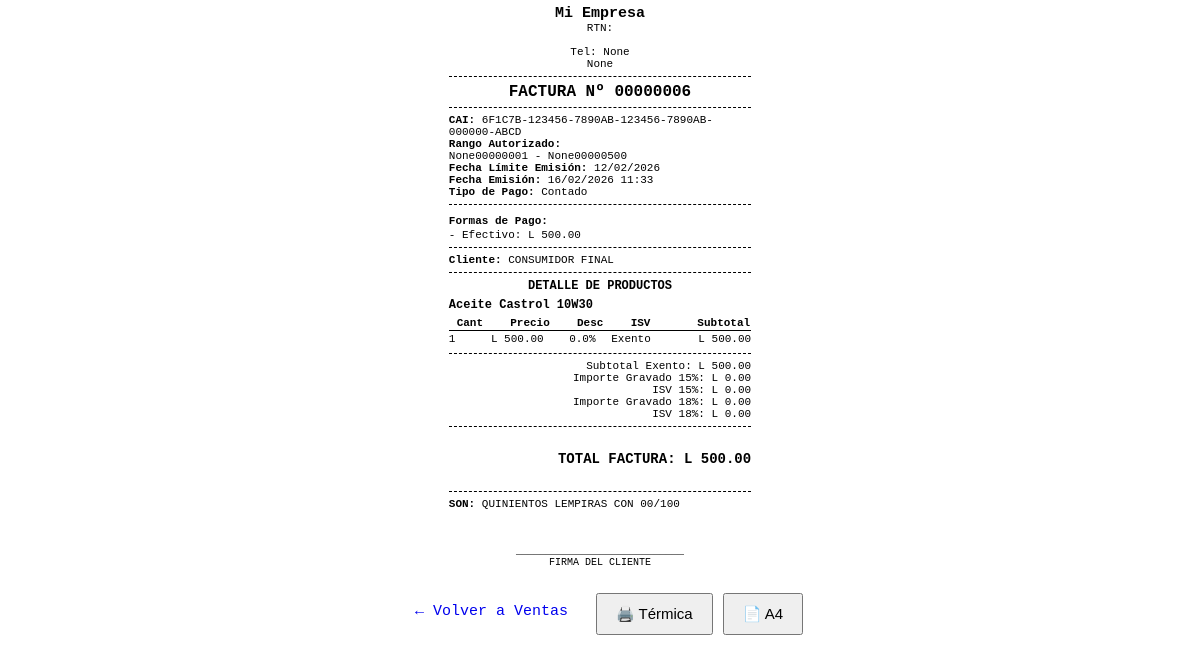
The app's page /ventas/factura/8/ (signed in) with its own data.
### configuracion/models.py (models this page shows, shortened)
class EmpresaConfig(models.Model):
    empresa = models.OneToOneField(Empresa, on_delete=models.CASCADE, related_name="config")
    nombre = models.CharField(max_length=150)
    rtn = models.CharField(max_length=20, blank=True, null=True)
    direccion = models.CharField(max_length=255, blank=True, null=True)
    telefono = models.CharField(max_length=20, blank=True, null=True)
    correo = models.EmailField(max_length=150, blank=True, null=True)
    moneda = models.CharField(max_length=10, default="L")
    isv_default = models.DecimalField(max_digits=5, decimal_places=2, default=0.15)
    actualizado = models.DateTimeField(auto_now=True)

### ventas/models.py (models this page shows, shortened)
class Venta(models.Model):
    fecha = models.DateTimeField(auto_now_add=True)
    total = models.DecimalField(max_digits=12, decimal_places=2, default=Decimal('0.00'))
    subtotal_exento = models.DecimalField(max_digits=12, decimal_places=2, default=Decimal('0.00'))
    subtotal_g15 = models.DecimalField(max_digits=12, decimal_places=2, default=Decimal('0.00'))
    subtotal_g18 = models.DecimalField(max_digits=12, decimal_places=2, default=Decimal('0.00'))
    impuesto_15 = models.DecimalField(max_digits=12, decimal_places=2, default=Decimal('0.00'))
    impuesto_18 = models.DecimalField(max_digits=12, decimal_places=2, default=Decimal('0.00'))
    cliente = models.ForeignKey(
        'clientes.Cliente',
        on_delete=models.SET_NULL,
        null=True,
        blank=True,
        default=None
    )
    tipo_pago = models.CharField(
        max_length=10,
        choices=[('contado', 'Contado'), ('credito', 'Crédito')],
        default='contado'
    )
    cai = models.ForeignKey(
        'cai.Cai',
        on_delete=models.SET_NULL,
        null=True,
        blank=True
    )
    numero_factura = models.CharField(max_length=30, null=True, blank=True)

class Pago(models.Model):
    METODOS = [
        ('efectivo', 'Efectivo'),
        ('tarjeta', 'Tarjeta'),
        ('transferencia', 'Transferencia'),
        ('otro', 'Otro'),  #
    ]
    venta = models.ForeignKey('Venta', on_delete=models.CASCADE, related_name='pagos')
    metodo = models.CharField(max_length=20, choices=METODOS)
    monto = models.DecimalField(max_digits=12, decimal_places=2, default=Decimal('0.00'))
    fecha = models.DateTimeField(auto_now_add=True)
    referencia = models.CharField(
        max_length=100, blank=True, null=True,
        help_text="Número de referencia o autorización"
    )

class DetalleVenta(models.Model):
    venta = models.ForeignKey('ventas.Venta', on_delete=models.CASCADE, related_name='detalles')
    producto = models.ForeignKey('productos.Producto', on_delete=models.CASCADE)
    cantidad = models.IntegerField()
    precio_unitario = models.DecimalField(max_digits=10, decimal_places=2)  # precio original
    descuento = models.DecimalField(max_digits=5, decimal_places=2, default=0)  # % descuento
    subtotal = models.DecimalField(max_digits=12, decimal_places=2, default=Decimal('0.00'))  # subtotal sin impuesto
    impuesto = models.DecimalField(max_digits=12, decimal_places=2, default=Decimal('0.00'))  # monto de impuesto (ISV)
    total_linea = models.DecimalField(max_digits=12, decimal_places=2, default=Decimal('0.00'))  # subtotal + impuesto

### cai/models.py (models this page shows, shortened)
class Cai(models.Model):
    codigo = models.CharField("Código CAI", max_length=50, unique=True)
    prefijo = models.CharField("Prefijo SAR", max_length=20, blank=True, null=True)
    rango_inicial = models.PositiveIntegerField("Correlativo inicial")
    rango_final = models.PositiveIntegerField("Correlativo final")
    correlativo_actual = models.PositiveIntegerField("Siguiente correlativo")
    fecha_limite = models.DateField("Fecha límite de emisión")
    activo = models.BooleanField("Activo", default=True)

### clientes/models.py (models this page shows, shortened)
class Cliente(models.Model):
    nombre = models.CharField(max_length=150)
    rtn = models.CharField(max_length=20, blank=True, null=True)
    direccion = models.CharField(max_length=255, blank=True, null=True)
    telefono = models.CharField(max_length=20, blank=True, null=True)

### productos/models.py (models this page shows, shortened)
class Producto(models.Model):
    TIPO_IMPUESTO_CHOICES = [
        ('E', 'Exento'),
        ('G15', 'Gravado 15%'),
        ('G18', 'Gravado 18%'),
        ('EXO', 'Exonerado'),  # si necesitas distinguir
    ]
    imagen = models.ImageField(upload_to='productos/',null=True,blank=True)
    codigo = models.CharField(
    max_length=5,
    unique=True,
    blank=True,      #  permitir vacío en el form
    editable=True,  # que el usuario no lo edite (opcional)
    db_index=True,
    verbose_name="Código o ID"
)
    codigo_barra = models.CharField(max_length=100, unique=True, blank=True, null=True, verbose_name="Código de barra")
    nombre       = models.CharField(max_length=100)
    descripcion  = models.TextField(blank=True)
    precio       = models.DecimalField(max_digits=10, decimal_places=2)
    stock        = models.IntegerField(default=0)
    categoria    = models.ForeignKey('Categoria', on_delete=models.CASCADE, null=True, blank=True)
    activo       = models.BooleanField(default=True)
    fecha_creacion = models.DateTimeField(auto_now_add=True, null=True, blank=True)
    tipo_impuesto = models.CharField(max_length=4, choices=TIPO_IMPUESTO_CHOICES, default='E')
    class Meta:
        ordering = ['nombre']
        verbose_name = "Producto"
        verbose_name_plural = "Productos"

### ventas/views.py (the view)
# urls.py: path('factura/<int:venta_id>/', views.factura, name='factura'),
@login_required
@requiere_modulo('mod_ventas')
def factura(request, venta_id):
    venta = get_object_or_404(Venta, id=venta_id)
    detalles = DetalleVenta.objects.filter(venta=venta).select_related('producto')
    fecha_vencimiento = None
    if venta.tipo_pago.lower() == "credito":
        cuenta = venta.cuentaporcobrar.first()
        if cuenta:
            fecha_vencimiento = cuenta.fecha_vencimiento
    total_letras = monto_en_letras(venta.total)
    try:
        empresa = EmpresaConfig.objects.get(pk=1)
    except EmpresaConfig.DoesNotExist:
        empresa = None  # Evita error si aún no han configurado nada
    return render(request, 'ventas/factura.html', {
        'venta': venta,
        'detalles': detalles,
        'fecha_vencimiento': fecha_vencimiento,
        'total_letras': total_letras,
        'empresa': empresa,  #AHORA DISPONIBLE EN EL TEMPLATE
    })

### core/context_processors.py (called while the page is built)
def empresa_config(request):
    empresa = EmpresaConfig.objects.first()
    if not empresa:
        empresa = EmpresaConfig.objects.create(
            nombre="Mi Empresa",
            rtn="",
            direccion="",
        )
    return {"empresa": empresa}

def modulos_config(request):
    modulos = ModuloConfig.objects.first()
    if not modulos:
        modulos = ModuloConfig.objects.create()
    return {"modulos": modulos}

### core/utils.py (called while the page is built, shortened)
def _convertir_menor_1000(n):
    assert 0 <= n < 1000
    centenas = n // 100
    resto = n % 100
    resultado = ''
    if centenas:
        if centenas == 1 and resto == 0:
            return 'CIEN'
        resultado += CENTENAS[centenas]
        if resto:
            resultado += ' '
    if resto < 20:
        resultado += UNIDADES[resto]
    return resultado.strip()

def numero_a_letras(num):
    if num == 0:
        return 'CERO'
    partes = []
    millones = num // 1_000_000
    resto = num % 1_000_000
    miles = resto // 1000
    unidades = resto % 1000
    if millones:
        if millones == 1:
            partes.append('UN MILLÓN')
        else:
            partes.append(f"{_convertir_menor_1000(millones)} MILLONES")
    if miles:
        if miles == 1:
            partes.append('MIL')
        else:
            partes.append(f"{_convertir_menor_1000(miles)} MIL")
    if unidades:
        partes.append(_convertir_menor_1000(unidades))
    return ' '.join(partes).strip()

def monto_en_letras(amount):
    from decimal import Decimal, ROUND_DOWN
    a = Decimal(str(amount)).quantize(Decimal('0.01'), rounding=ROUND_DOWN)
    entero = int(a // 1)
    centavos = int((a - entero) * 100)
    texto_entero = numero_a_letras(entero)
    return f"{texto_entero} LEMPIRAS CON {centavos:02d}/100"

### ventas/templates/ventas/factura.html (shortened to what this page needs)
<!DOCTYPE html>
<html lang="es">
<head>
</head>
<body>
<div id="ticket">
    <div class="center" style="font-weight:bold; font-size:15px;">
        {{ empresa.nombre }}
    </div>
    <div class="center" style="font-size:11px;">
        RTN: {{ empresa.rtn }} <br>
        {{ empresa.direccion }} <br>
        Tel: {{ empresa.telefono }} <br>
        {{ empresa.correo }}
    </div>
    <hr>
    <div class="center">
        <strong>FACTURA Nº {{ venta.numero_factura }}</strong>
    </div>
    <hr>
    <div style="font-size:11px;">
        <strong>CAI:</strong> {{ venta.cai.codigo|default:"SIN CAI" }} <br>
        {% if venta.cai %}
        <strong>Rango Autorizado:</strong><br>
        {{ venta.cai.prefijo }}{{ venta.cai.rango_inicial|stringformat:"08d" }}
        -
        {{ venta.cai.prefijo }}{{ venta.cai.rango_final|stringformat:"08d" }} <br>
        <strong>Fecha Límite Emisión:</strong>
        {{ venta.cai.fecha_limite|date:"d/m/Y" }} <br>
        {% endif %}
        <strong>Fecha Emisión:</strong> {{ venta.fecha|date:"d/m/Y H:i" }} <br>
        <strong>Tipo de Pago:</strong> {{ venta.tipo_pago|title }}
    </div>
    <hr>
    <strong style="font-size:11px;">Formas de Pago:</strong>
    {% for p in venta.pagos.all %}
        <div style="font-size:11px;">
            - {{ p.get_metodo_display }}: L {{ p.monto|floatformat:2 }}
        </div>
    {% endfor %}
    <hr>
    <div style="font-size:11px;">
        <strong>Cliente:</strong> {{ venta.cliente.nombre }} <br>
    </div>
    <hr>
    <div class="center" style="font-size:12px; font-weight:bold;">
        DETALLE DE PRODUCTOS
    </div>
    {% for item in detalles %}
        <div style="font-size:12px; font-weight:bold; margin-top:5px;">
            {{ item.producto.nombre }}
        </div>
        <table class="detalle-tabla">
            <tr>
                <th>Cant</th>
                <th>Precio</th>
                <th>Desc</th>
                <th>ISV</th>
                <th class="right">Subtotal</th>
            </tr>
            <tr>
                <td>{{ item.cantidad }}</td>
                <td>L {{ item.precio_unitario|floatformat:2 }}</td>
                <td>{{ item.descuento|floatformat:1 }}%</td>
                <td>
                    {% if item.producto.tipo_impuesto == 'G15' %}15%
                    {% elif item.producto.tipo_impuesto == 'G18' %}18%
                    {% else %}Exento{% endif %}
                </td>
                <td class="right">L {{ item.total_linea|floatformat:2 }}</td>
            </tr>
        </table>
    {% endfor %}
    <hr>
    <div style="font-size:11px;">
        <div class="right">Subtotal Exento: L {{ venta.subtotal_exento|floatformat:2 }}</div>
        <div class="right">Importe Gravado 15%: L {{ venta.subtotal_g15|floatformat:2 }}</div>
        <div class="right">ISV 15%: L {{ venta.impuesto_15|floatformat:2 }}</div>
        <div class="right">Importe Gravado 18%: L {{ venta.subtotal_g18|floatformat:2 }}</div>
        <div class="right">ISV 18%: L {{ venta.impuesto_18|floatformat:2 }}</div>
    </div>
    <hr>
<br>
    <div class="right" style="font-weight:bold; font-size:14px;">
        TOTAL FACTURA: L {{ venta.total|floatformat:2 }}
    </div>
    <br>
    <hr>
    <div style="font-size:11px;">
        <strong>SON:</strong> {{ total_letras }}
    </div>
    <br><br>
    <div class="center" style="font-size:10px;">
        ____________________________ <br>
        FIRMA DEL CLIENTE
    </div>
</div>
<div id="botones-impresion" style="text-align:center; margin-top:20px; display:flex; gap:10px; justify-content:center;">
    <a href="{% url 'ventas:resumen_ventas' %}"
       class="btn btn-secondary"
       style="padding:10px 18px; font-size:15px; text-decoration:none;">
        ← Volver a Ventas
    </a>
    <button onclick="imprimirTermica()"
            class="btn btn-primary"
            style="padding:10px 18px; font-size:15px;">
        🖨️ Térmica
    </button>
    <button onclick="imprimirA4()"
            class="btn btn-success"
            style="padding:10px 18px; font-size:15px;">
        📄 A4
    </button>
</div>
</body>
</html>

### ventas/templates/ventas/factura.html (style rules this page uses)
body { font-family: 'Courier New', monospace; background: white !important; color: black !important; margin: 0; padding: 0; }
#ticket { width: 80mm; margin: 0 auto; padding: 5px; }
.center { text-align: center; }
.right { text-align: right; }
hr { border: none; border-bottom: 1px dashed #000; margin: 6px 0; }
.detalle-tabla { width: 100%; border-collapse: collapse; margin-top: 4px; }
.detalle-tabla th { border-bottom: 1px solid black; font-size: 11px; }
.detalle-tabla td { padding: 2px 0; font-size: 11px; }

### records on screen
EmpresaConfig: nombre "Mi Empresa", telefono "None", correo "None"
Venta: numero_factura "00000006", cai.codigo "6F1C7B-123456-7890AB-123456-7890AB-000000-ABCD", cai.prefijo "None", cai.rango_inicial "00000001", cai.rango_final "00000500", cai.fecha_limite "12/02/2026", fecha "16/02/2026 11:33", tipo_pago "Contado", cliente.nombre "CONSUMIDOR FINAL", subtotal_exento "500.00", subtotal_g15 "0.00", impuesto_15 "0.00", subtotal_g18 "0.00", impuesto_18 "0.00", total "500.00"
Pago: metodo "Efectivo", monto "500.00"
DetalleVenta: producto.nombre "Aceite Castrol 10W30", cantidad "1", precio_unitario "500.00", descuento "0.0", shows "Exento", total_linea "500.00"

### other values on screen
{{ total_letras }} "QUINIENTOS LEMPIRAS CON 00/100"
